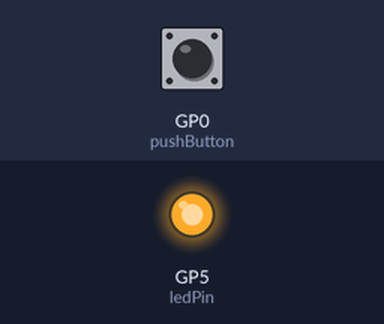
Bench run of a program on a simulated Raspberry Pi Pico running MicroPython. Shown: output pins drawn as LEDs (lit = HIGH). Inputs (shaded band) come from the test bench; at power-on: GP0 (pushButton) LOW.

Above: at 1.2 s.
1.3 s: GP0 (pushButton) pulled HIGH for 1 s
At 1.79 s:
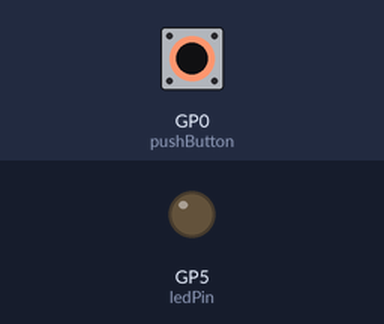
Timing chart, 0 to 1.7 s (numbered marks = the images above; inputs shaded):
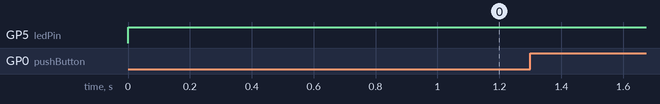

The program:

push_button.py
```python
from machine import Pin
from time import sleep

ledPin = Pin(5, Pin.OUT)
pushButton = Pin(0, Pin.IN, Pin.PULL_DOWN)
ledPin.high()

while True:
  pushButton_value = pushButton.value()
  ledPin_value = ledPin.value()
  if pushButton_value == 1:
    if ledPin_value == 1:
      ledPin.low()
    else:
      ledPin.high()
```
